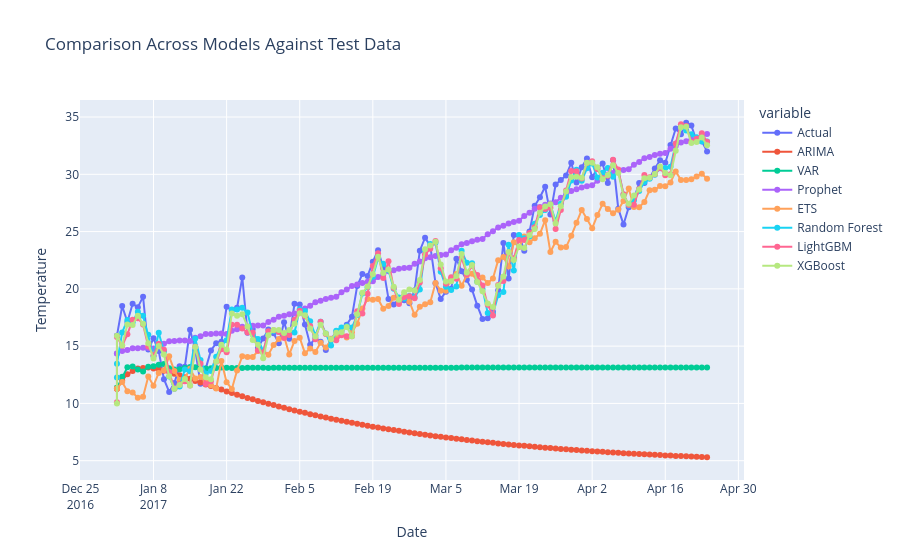

Notebook cell for this chart:
### Code cell
fig = px.line(models, x=models.index, y=["Actual", "ARIMA", "VAR", "Prophet", "ETS", "Random Forest", "LightGBM", "XGBoost"], 
        title="Comparison Across Models Against Test Data", markers=True)
fig.update_layout(yaxis_title="Temperature", xaxis_title="Date")
